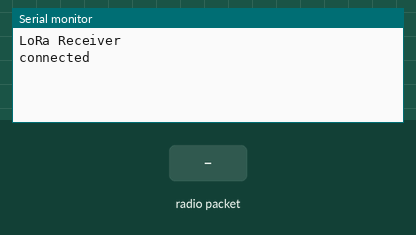
Simulated run of this sketch. Board: Arduino Uno, built with avr-gcc and run on an emulated ATmega328P. Parts: the last lines printed to the serial monitor. The test bench sets the inputs (shaded band). No radio packets arrive unless stated.

Above: at 1.2 s.
1.3 s: radio packet "1" arrives
At 1.9 s:
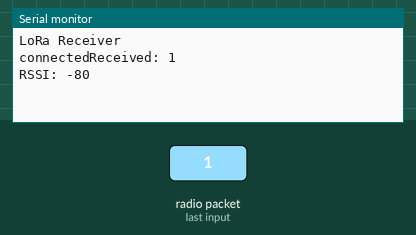
2.8 s: radio packet "0" arrives
At 4.0 s:
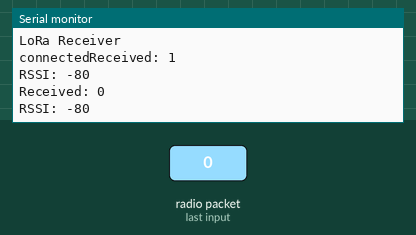
4.3 s: radio packet "2" arrives
At 5.5 s:
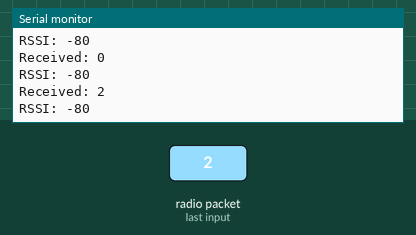

The sketch:

receiver.ino
```cpp
#include <LoRa.h>


String inString = "";    // string to hold input
int val = 0;
int SyncWord = 0xF3;

void setup() {
  Serial.begin(9600);
  while (!Serial);
  Serial.println("LoRa Receiver");
  if (!LoRa.begin(433E6)) { // or 915E6
    Serial.println("Starting LoRa failed!");
    while (1);
  }
  else {
    Serial.print("connected");
    }
   LoRa.setSpreadingFactor(12);           // ranges from 6-12,default 7 see API docs
   LoRa.setSignalBandwidth(62.5E3);           // for -139dB (page - 112)
   LoRa.setCodingRate4(8);                   // for -139dB (page - 112)
   LoRa.setSyncWord(SyncWord);           // ranges from 0-0xFF, default 0x12, see API docs
/*
  Serial.print("current spreading factor : ");
  Serial.println(LoRa.getSpreadingFactor());
  Serial.print("current bandwidth : ");
  Serial.println(LoRa.getSignalBandwidth());
  Serial.println("LoRa init succeeded.");
  */
}
bool i=0;
int priviousValue = 0;
int liveValue = 0;


void loop() {
  int packetSize = LoRa.parsePacket();
  if (packetSize) {
    String received = "";
    while (LoRa.available()) {
      received += (char)LoRa.read();
    }
    Serial.print("Received: ");
    Serial.println(received);
    Serial.print("RSSI: ");
    Serial.println(LoRa.packetRssi());
  }
  delay(100);
}
```

Measured:
- after the input at 1.3 s, the serial monitor: prints a new line at once (image 1)
- after the input at 2.8 s, the serial monitor: prints a new line at once (image 2)
- after the input at 4.3 s, the serial monitor: prints a new line at once (image 3)
